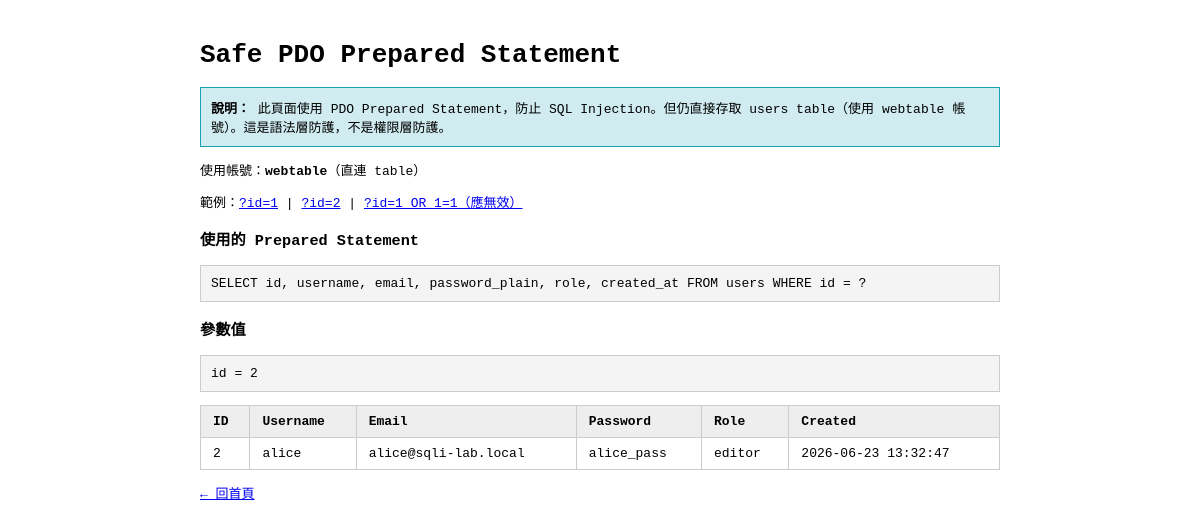
Page /safe-pdo.php?id=2 on the committed database.
### tables this page shows
CREATE TABLE IF NOT EXISTS users (
    id INT AUTO_INCREMENT PRIMARY KEY,
    username VARCHAR(50) NOT NULL,
    email VARCHAR(100) NOT NULL,
    password_plain VARCHAR(100) NOT NULL,
    role VARCHAR(30) NOT NULL,
    created_at TIMESTAMP DEFAULT CURRENT_TIMESTAMP
);

### public/safe-pdo.php (the view, shortened to what this page needs)
<?php
$env = parse_ini_file(__DIR__ . '/../.env');
$rows = [];
$error = '';
$id = $_GET['id'] ?? '1';
try {
    $pdo = new PDO(
        "mysql:host={$env['DB_HOST']};dbname={$env['MYSQL_DATABASE']};charset=utf8mb4",
        $env['WEBTABLE_USER'],
        $env['WEBTABLE_PASSWORD'],
        [PDO::ATTR_ERRMODE => PDO::ERRMODE_EXCEPTION]
    );
    $stmt = $pdo->prepare("SELECT id, username, email, password_plain, role, created_at FROM users WHERE id = ?");
    $stmt->execute([$id]);
    $rows = $stmt->fetchAll(PDO::FETCH_ASSOC);
} catch (PDOException $e) {
    $error = $e->getMessage();
}
?>
<!DOCTYPE html>
<html lang="en">
<head></head>
<body>
<h1>Safe PDO Prepared Statement</h1>
<div class="info"><strong>說明：</strong> 此頁面使用 PDO Prepared Statement，防止 SQL Injection。但仍直接存取 <code>users</code> table（使用 webtable 帳號）。這是語法層防護，不是權限層防護。</div>
<p>使用帳號：<strong>webtable</strong>（直連 table）</p>
<p>範例：<a href="?id=1">?id=1</a> | <a href="?id=2">?id=2</a> | <a href="?id=1 OR 1=1">?id=1 OR 1=1（應無效）</a></p>
<h3>使用的 Prepared Statement</h3>
<pre>SELECT id, username, email, password_plain, role, created_at FROM users WHERE id = ?</pre>
<h3>參數值</h3>
<pre>id = <?= htmlspecialchars($id) ?></pre>
<?php if ($error): ?>
<p>錯誤：<?= htmlspecialchars($error) ?></p>
<?php elseif (count($rows) > 0): ?>
<table><thead><tr><th>ID</th><th>Username</th><th>Email</th><th>Password</th><th>Role</th><th>Created</th></tr></thead><tbody>
<?php foreach ($rows as $row): ?>
<tr><td><?= htmlspecialchars((string)$row['id']) ?></td><td><?= htmlspecialchars($row['username']) ?></td><td><?= htmlspecialchars($row['email']) ?></td><td><?= htmlspecialchars($row['password_plain']) ?></td><td><?= htmlspecialchars($row['role']) ?></td><td><?= htmlspecialchars($row['created_at']) ?></td></tr>
<?php endforeach; ?>
</tbody></table>
<?php else: ?>
<p>查無資料。</p>
<?php endif; ?>
<p><a href="index.php">← 回首頁</a></p>
</body>
</html>

### public/safe-pdo.php (style rules this page uses)
body { font-family:monospace;max-width:800px;margin:40px auto;padding:0 20px; }
pre { background:#f4f4f4;padding:10px;border:1px solid #ccc;overflow-x:auto; }
table { border-collapse:collapse;width:100%; }
th,td { border:1px solid #ccc;padding:8px 12px;text-align:left; }
th { background:#eee; }
.info { background:#d1ecf1;padding:10px;border:1px solid #17a2b8; }

### rows in the picture
users: id "2", username "alice", email "alice@sqli-lab.local", password_plain "alice_pass", role "editor", created_at "2026-06-23 13:32:47"

### other values in the picture
$id "2"
